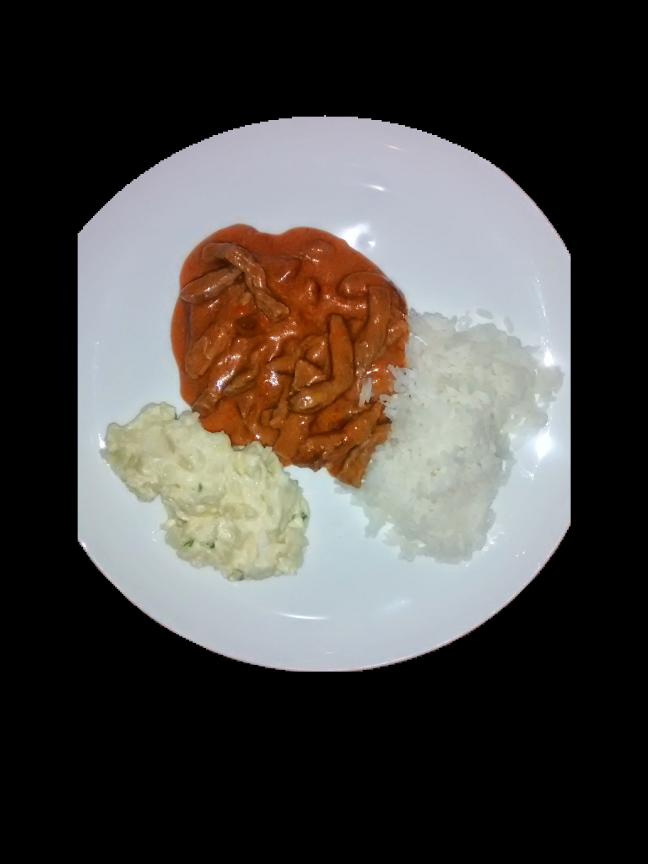
%> input picture Imagens_Varios_Alimentos_Processadas/IMG_20140922_141548258.jpg, 1944 x 2592 px (shown at 1/3 size)
$ octave --eval "result = generate_mask_pdi(imread('Imagens_Varios_Alimentos_Processadas/IMG_20140922_141548258.jpg'));"   (GNU Octave 9; MATLAB toolbox functions it lacks are replaced by stand-ins)
%> lines starting %> are read from the running program, lines starting %| are printed output that depends on the picture; in (x1, y1, x2, y2) boxes, pixels count from 0 and x2, y2 are one past the last pixel; in counts of white or black regions, pixels touching at a corner belong together; the program's own positions count from 1
function mask = generate_mask_pdi(I)
% GENERATE_MASK_PDI Gera uma máscara binária para a comida usando PDI.
% A estratégia é isolar o prato (objeto grande e central) e, em seguida,
% isolar a comida (objeto de cor diferente do prato).

% 1. Pré-processamento: Converter para escala de cinza e aplicar filtro para realçar bordas
gI = rgb2gray(I);
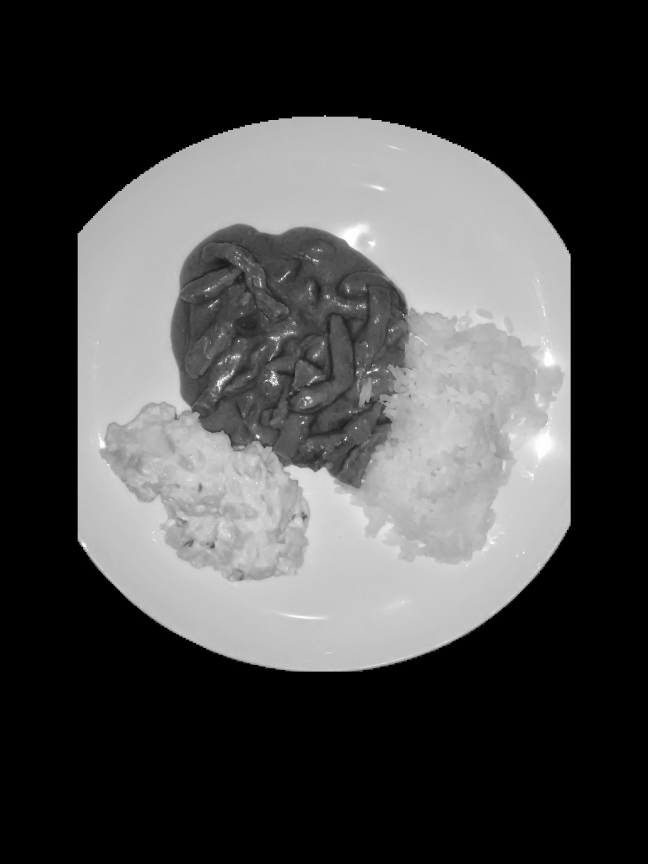
%> gI: size 2592x1944 uint8 (shown at 1/3 size); min 0, max 255, mean 71.9
gI = imgaussfilt(gI, 2); % Suaviza a imagem

% 2. Segmentação do Prato (Objeto Central e Claro)
% O prato é geralmente mais claro que o fundo (mesa).
% Usamos uma limiarização simples para isolar objetos claros.
T = graythresh(gI);
%> T = 0.388
bw_prato_candidato = imbinarize(gI, T);
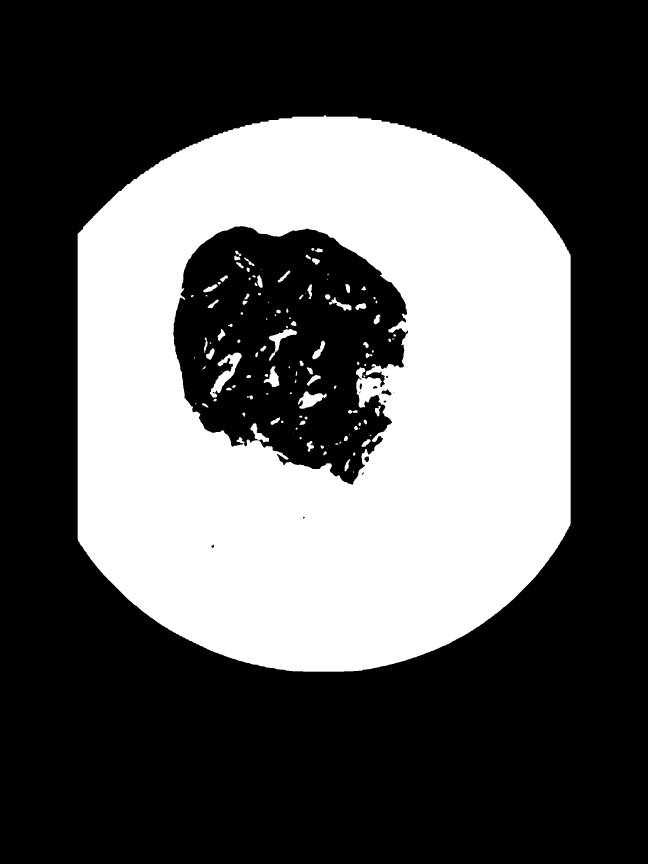
%> bw_prato_candidato: size 2592x1944 logical (shown at 1/3 size); 34.9% white; 121 white regions (20 under 20 px), largest, box (x1, y1, x2, y2) and area: (233, 346, 1712, 2015) 1734516, (630, 1058, 725, 1193) 4009, (894, 1174, 980, 1226) 2328

% 3. Limpeza e Análise de Componentes Conectados (para isolar o prato)
% Remove pequenos ruídos
bw_prato_candidato = bwareaopen(bw_prato_candidato, 500);

% Preenche buracos (a comida dentro do prato)
bw_prato_candidato = imfill(bw_prato_candidato, 'holes');
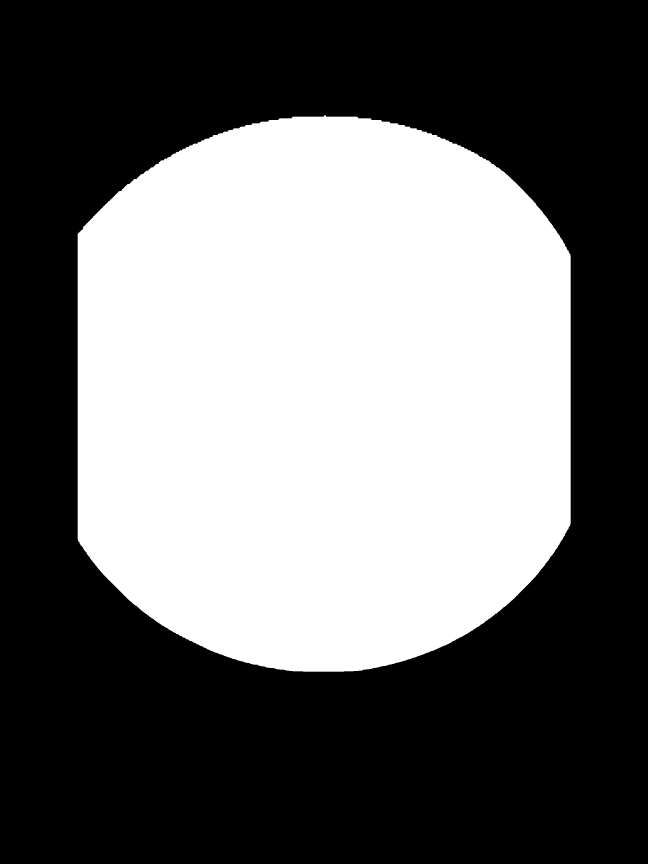
%> bw_prato_candidato: size 2592x1944 logical (shown at 1/3 size); 42.2% white; 1 white region, box (x1, y1, x2, y2) and area: (233, 346, 1712, 2015) 2125684

% Encontra o maior componente conectado (que deve ser o prato)
stats = regionprops(bw_prato_candidato, 'Area', 'PixelIdxList');
%> stats = 1 region; Area: 2125684
areas = [stats.Area];
%> areas = 2125684

if isempty(areas)
    mask = zeros(size(gI), 'uint8');
    return;
end

[~, idx_prato] = max(areas);
%> idx_prato = 1
mask_prato = false(size(gI));
mask_prato(stats(idx_prato).PixelIdxList) = true;

% 4. Segmentação da Comida (Dentro da Máscara do Prato)
% A comida é o que tem cor diferente do prato (branco/claro) dentro da área do prato.
% A nova lógica é: Comida = (Tudo dentro do prato) MENOS (A área do prato que é branca/muito clara)

% Isolamos a área branca/clara (prato) dentro da máscara do prato.
% Usamos o canal L (luminosidade) do L*a*b* para isolar o branco.
lab_I = rgb2lab(I);
L_channel = lab_I(:,:,1);
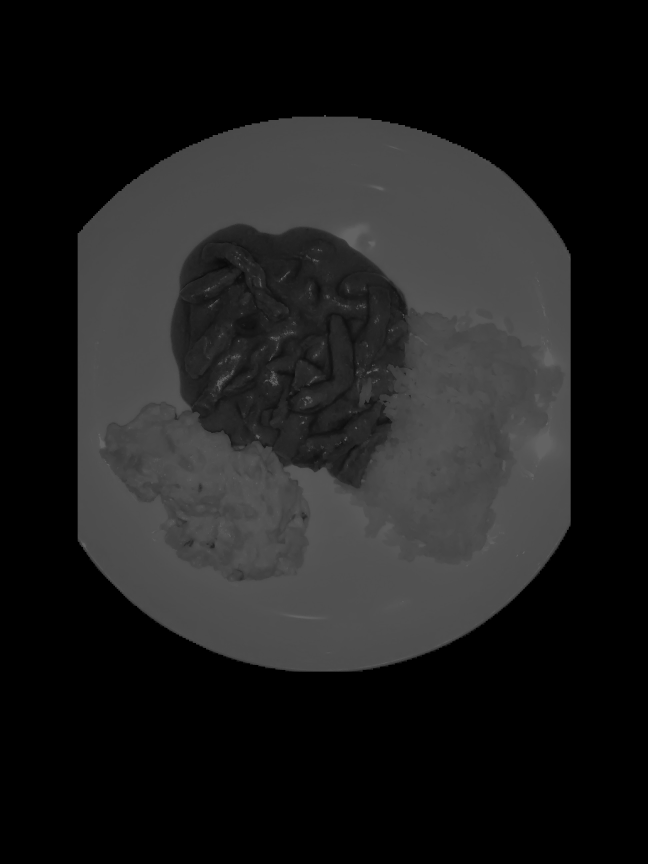
%> L_channel: size 2592x1944 double (shown at 1/3 size); min 0, max 100, mean 29.4

% Um limiar alto no canal L (ex: L > 85) isola o branco do prato.
% O valor 85 é uma heurística para pratos brancos.
bw_prato_branco = (L_channel > 75) & mask_prato; % Diminuindo o limiar para capturar mais do prato branco
%> bw_prato_branco: size 2592x1944 logical; 27.3% white; 1091 white regions (989 under 20 px), largest, box (x1, y1, x2, y2) and area: (233, 360, 1712, 2013) 1277193, (403, 1272, 865, 1714) 80906, (381, 1218, 481, 1288) 1903

% Limpeza: Remove a comida branca (arroz, purê) que pode ter sido incluída
% na máscara do prato branco, pois a comida branca é geralmente menor.
bw_prato_branco = bwareaopen(bw_prato_branco, 2000); % Aumentando o filtro de área para garantir que apenas o prato grande permaneça
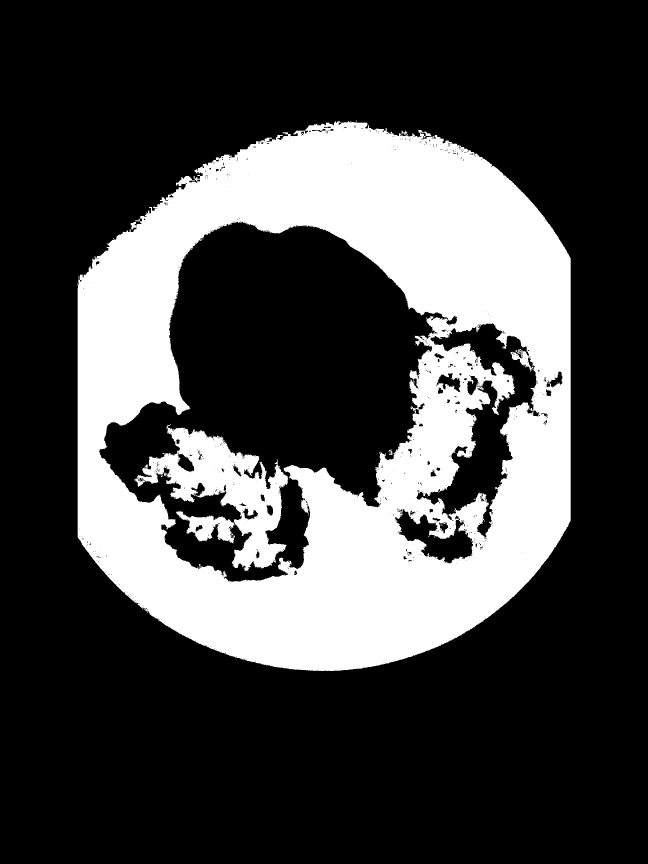
%> bw_prato_branco: size 2592x1944 logical (shown at 1/3 size); 27% white; 2 white regions, box (x1, y1, x2, y2) and area: (233, 360, 1712, 2013) 1277193, (403, 1272, 865, 1714) 80906

% Subtração: A máscara da comida é a máscara do prato menos a área do prato branco.
% Usamos a operação XOR (ou subtração lógica)
mask_comida = mask_prato & ~bw_prato_branco;
%> mask_comida: size 2592x1944 logical; 15.2% white; 939 white regions (860 under 20 px), largest, box (x1, y1, x2, y2) and area: (298, 665, 1344, 1745) 577004, (233, 346, 1308, 855) 74118, (1249, 970, 1610, 1618) 72105

% 5. Limpeza Final
% Remove pequenos ruídos e preenche buracos na comida
mask_comida = bwareaopen(mask_comida, 50); % Remove pequenos ruídos que sobraram
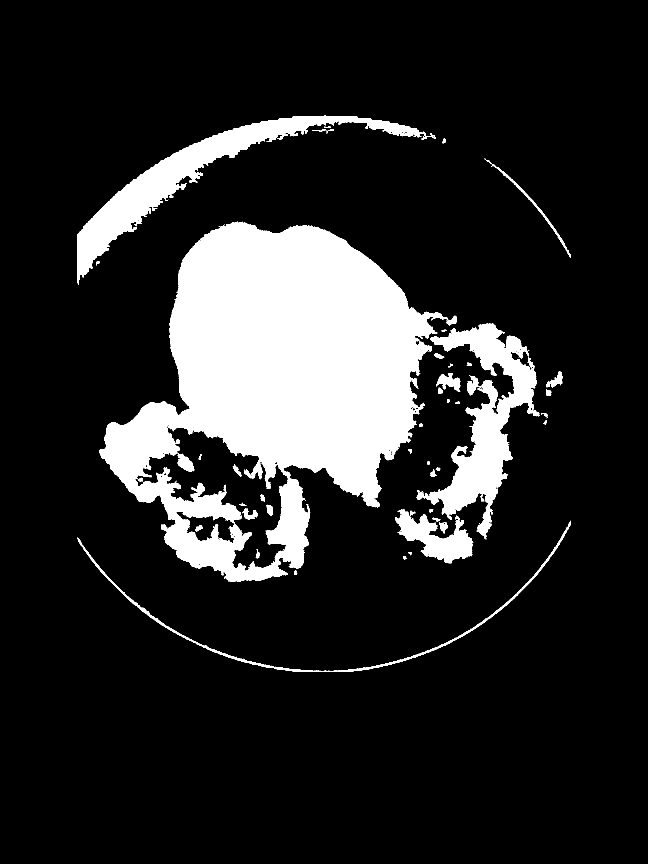
%> mask_comida: size 2592x1944 logical (shown at 1/3 size); 15.2% white; 54 white regions, largest, box (x1, y1, x2, y2) and area: (298, 665, 1344, 1745) 577004, (233, 346, 1308, 855) 74118, (1249, 970, 1610, 1618) 72105
mask_comida = imfill(mask_comida, 'holes'); % Preenche buracos na comida
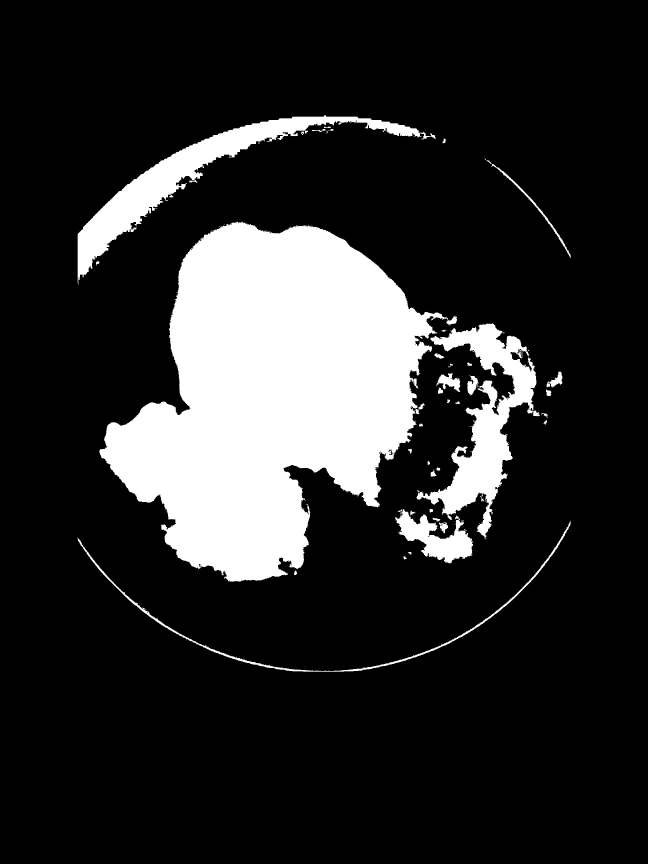
%> mask_comida: size 2592x1944 logical (shown at 1/3 size); 16.8% white; 41 white regions, largest, box (x1, y1, x2, y2) and area: (298, 665, 1344, 1745) 662868, (233, 346, 1308, 855) 74437, (1249, 970, 1610, 1618) 72314

% A máscara final deve ser binária (0 ou 1)
mask = uint8(mask_comida) * 255;

end

$ run again, on Imagens_Varios_Alimentos_Processadas/IMG_20140922_141558768.jpg
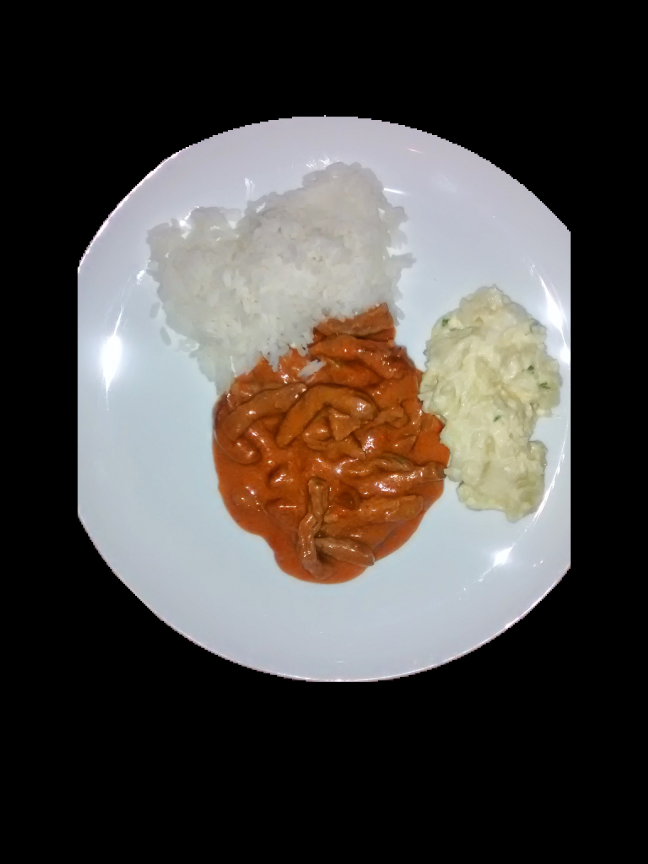
%> input picture Imagens_Varios_Alimentos_Processadas/IMG_20140922_141558768.jpg, 1944 x 2592 px (shown at 1/3 size)
%> T = 0.384
%> in generate_mask_pdi, `bw_prato_candidato = imfill(bw_prato_candidato, 'holes');`:
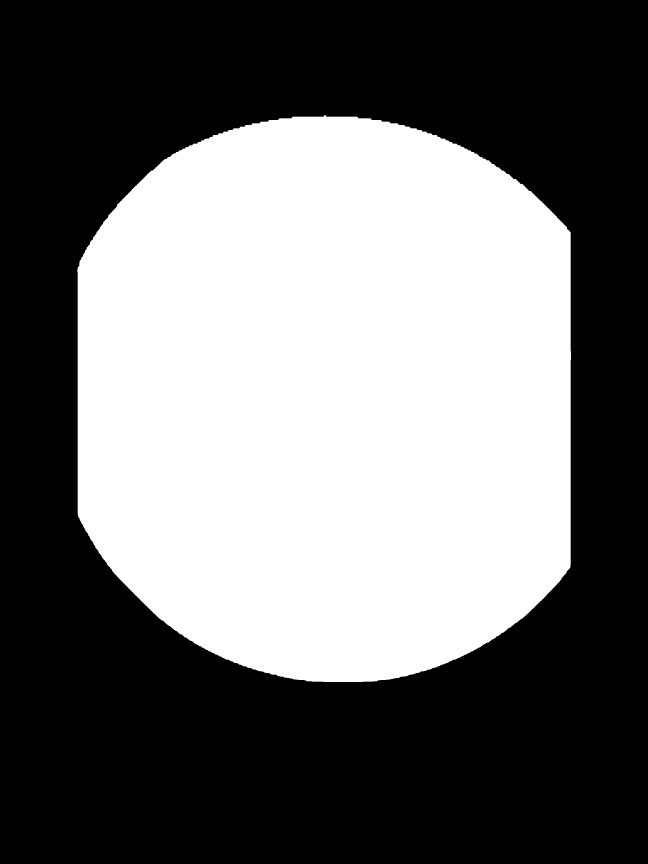
%> bw_prato_candidato: size 2592x1944 logical (shown at 1/3 size); 42.9% white; 1 white region, box (x1, y1, x2, y2) and area: (232, 345, 1713, 2046) 2162609
%> stats = 1 region; Area: 2162609
%> areas = 2162609
%> idx_prato = 1
%> in generate_mask_pdi, `mask_comida = imfill(mask_comida, 'holes');`:
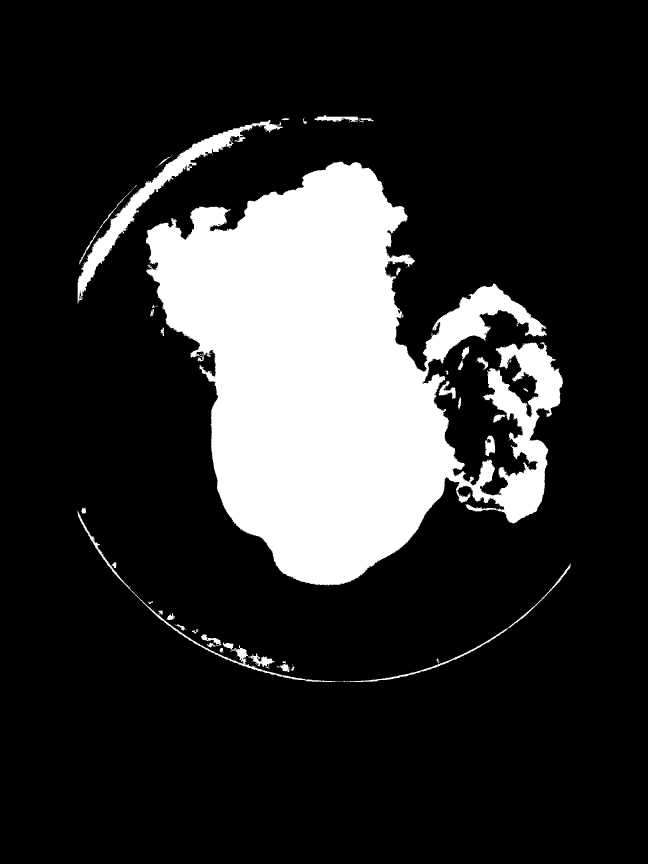
%> mask_comida: size 2592x1944 logical (shown at 1/3 size); 17.6% white; 38 white regions, largest, box (x1, y1, x2, y2) and area: (438, 485, 1689, 1756) 836164, (233, 360, 848, 912) 29268, (233, 1531, 1025, 2046) 7130
